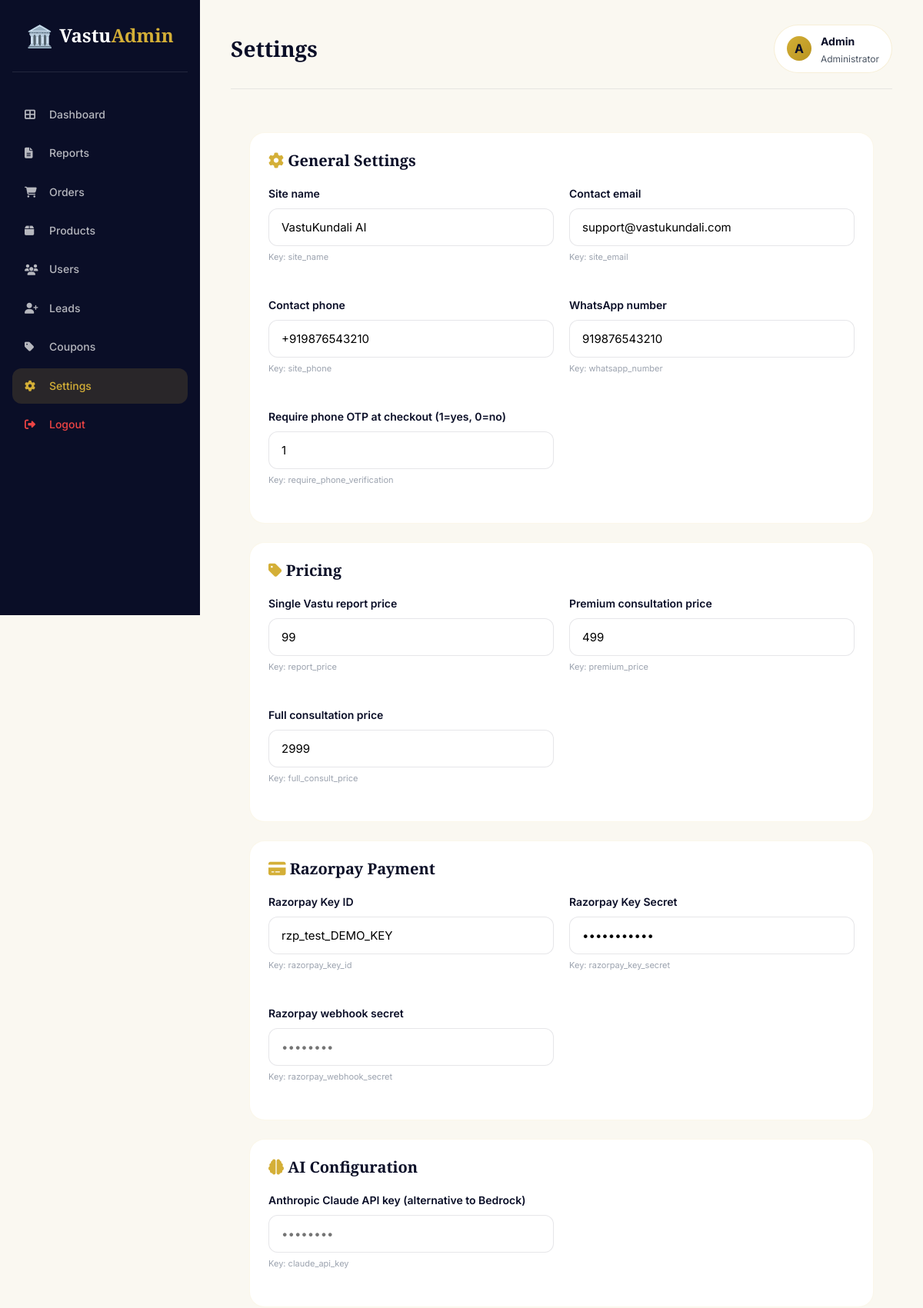
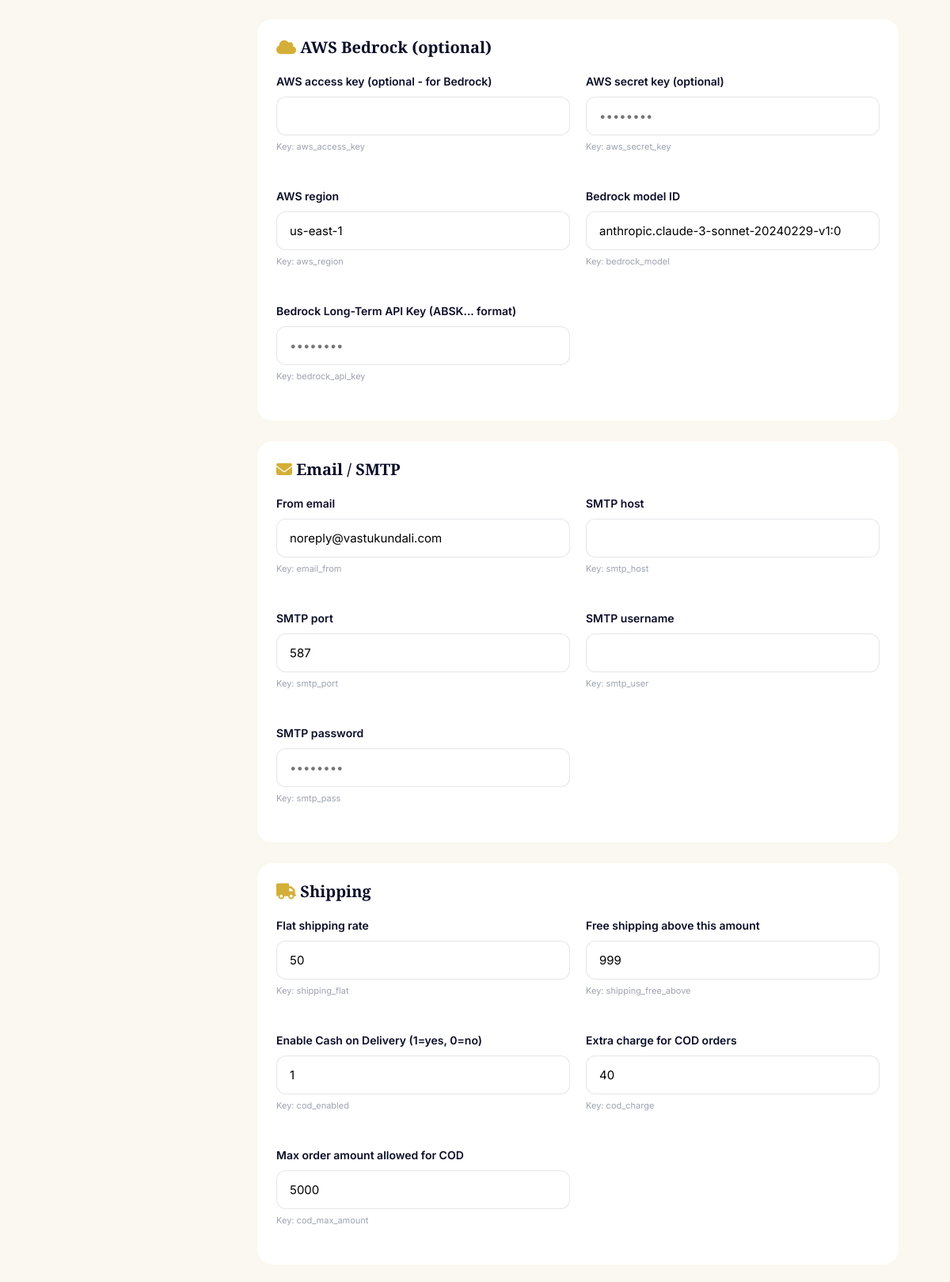
The app's page /backend/admin/settings.php (signed in, upper part) with its own data (2 pictures, top to bottom).
### tables this page shows
CREATE TABLE IF NOT EXISTS users (
    id INT AUTO_INCREMENT PRIMARY KEY,
    name VARCHAR(120) NOT NULL,
    email VARCHAR(160) UNIQUE NOT NULL,
    phone VARCHAR(20),
    city VARCHAR(80),
    password_hash VARCHAR(255),
    role ENUM('user','admin') DEFAULT 'user',
    avatar VARCHAR(255),
    email_verified TINYINT(1) DEFAULT 0,
    phone_verified TINYINT(1) DEFAULT 0,
    last_login DATETIME,
    created_at DATETIME DEFAULT CURRENT_TIMESTAMP,
    updated_at DATETIME DEFAULT CURRENT_TIMESTAMP ON UPDATE CURRENT_TIMESTAMP,
    INDEX idx_email (email),
    INDEX idx_phone (phone)
);

CREATE TABLE IF NOT EXISTS settings (
    id INT AUTO_INCREMENT PRIMARY KEY,
    setting_key VARCHAR(80) UNIQUE NOT NULL,
    setting_value TEXT,
    setting_group VARCHAR(40) DEFAULT 'general',
    description VARCHAR(200),
    updated_at DATETIME DEFAULT CURRENT_TIMESTAMP ON UPDATE CURRENT_TIMESTAMP,
    INDEX idx_key (setting_key),
    INDEX idx_group (setting_group)
);

### backend/includes/auth.php (called while the page is built, shortened)
<?php
function isAdminLoggedIn() {
    return true;
}
function getCurrentAdmin() {
    try {
        return Database::row("SELECT id, name, email, role FROM users WHERE id = ? AND role = 'admin'", [$_SESSION['admin_id']]);
    } catch (Exception $e) {
        return null;
    }
}

### backend/config/database.php (called while the page is built, shortened)
<?php
class Database {
    private static $instance = null;
    private $pdo;
    private function __construct() {
        $dsn = "mysql:host=" . DB_HOST . ";dbname=" . DB_NAME . ";charset=" . DB_CHARSET;
        $options = [
            PDO::ATTR_ERRMODE => PDO::ERRMODE_EXCEPTION,
            PDO::ATTR_DEFAULT_FETCH_MODE => PDO::FETCH_ASSOC,
            PDO::ATTR_EMULATE_PREPARES => false,
        ];
        try {
            $this->pdo = new PDO($dsn, DB_USER, DB_PASS, $options);
        } catch (PDOException $e) {
            if (APP_ENV === 'development') {
                die(json_encode(['success' => false, 'message' => 'DB error: ' . $e->getMessage()]));
            } else {
                die(json_encode(['success' => false, 'message' => 'Database connection failed']));
            }
        }
    }
    public static function getInstance() {
        if (self::$instance === null) {
            self::$instance = new self();
        }
        return self::$instance;
    }
    public function getConnection() {
        return $this->pdo;
    }
    public static function row($sql, $params = []) {
        $stmt = self::getInstance()->getConnection()->prepare($sql);
        $stmt->execute($params);
        return $stmt->fetch();
    }
    public static function all($sql, $params = []) {
        $stmt = self::getInstance()->getConnection()->prepare($sql);
        $stmt->execute($params);
        return $stmt->fetchAll();
    }
}

### backend/admin/settings.php (the view, shortened to what this page needs)
<?php
$pageTitle = 'Settings';
$groups = [
    'general' => ['icon' => 'cog', 'title' => 'General Settings'],
    'pricing' => ['icon' => 'tag', 'title' => 'Pricing'],
    'payment' => ['icon' => 'credit-card', 'title' => 'Razorpay Payment'],
    'ai' => ['icon' => 'brain', 'title' => 'AI Configuration'],
    'aws' => ['icon' => 'cloud', 'title' => 'AWS Bedrock (optional)'],
    'email' => ['icon' => 'envelope', 'title' => 'Email / SMTP'],
    'shipping' => ['icon' => 'truck', 'title' => 'Shipping'],
    'tax' => ['icon' => 'percent', 'title' => 'Tax'],
];
$allSettings = Database::all("SELECT * FROM settings ORDER BY setting_group, id");
$grouped = [];
foreach ($allSettings as $s) {
    $grouped[$s['setting_group']][] = $s;
}
include '_header.php';
?>
<form method="POST">
    <?php foreach ($groups as $groupKey => $groupInfo): ?>
        <div class="admin-card">
            <h2 style="margin-bottom:20px;"><i class="fas fa-<?= $groupInfo['icon'] ?>" style="color:#D4AF37;"></i> <?= $groupInfo['title'] ?></h2>
            <div style="display:grid;grid-template-columns:repeat(2, 1fr);gap:20px;">
                <?php foreach ($grouped[$groupKey] as $s): ?>
                    <div class="form-group">
                        <label><?= htmlspecialchars($s['description'] ?: ucwords(str_replace('_', ' ', $s['setting_key']))) ?></label>
                        <?php
                        $isPassword = (strpos($s['setting_key'], 'secret') !== false) || (strpos($s['setting_key'], 'pass') !== false) || (strpos($s['setting_key'], 'api_key') !== false);
                        $isLong = in_array($s['setting_key'], ['site_description', 'support_message']);
                        ?>
                        <?php if ($isLong): ?>
                            <textarea name="setting_<?= $s['setting_key'] ?>" rows="3"><?= htmlspecialchars($s['setting_value']) ?></textarea>
                        <?php else: ?>
                            <input type="<?= $isPassword ? 'password' : 'text' ?>"
                                   name="setting_<?= $s['setting_key'] ?>"
                                   value="<?= htmlspecialchars($s['setting_value']) ?>"
                                   placeholder="<?= $isPassword ? '••••••••' : '' ?>">
                        <?php endif; ?>
                        <small style="color:#9CA3AF;font-size:11px;">Key: <?= $s['setting_key'] ?></small>
                    </div>
                <?php endforeach; ?>
            </div>
        </div>
    <?php endforeach; ?>
</form>
<?php include '_footer.php'; ?>

### backend/admin/_header.php (shortened to what this page needs)
<?php
$currentAdmin = getCurrentAdmin();
$currentPage = basename($_SERVER['SCRIPT_NAME'], '.php');
?>
<!DOCTYPE html>
<html lang="en">
<head>
    <link rel="stylesheet" href="https://cdnjs.cloudflare.com/ajax/libs/font-awesome/6.4.0/css/all.min.css">
    <link rel="stylesheet" href="../../frontend/css/style.css">
    <link rel="stylesheet" href="../../frontend/css/animations.css">
</head>
<body>
<div class="admin-layout">
    <aside class="admin-sidebar">
        <div class="logo">
            <span class="logo-icon">🏛️</span>
            <span class="logo-text">Vastu<span class="gold">Admin</span></span>
        </div>
        <nav class="admin-nav">
            <a href="dashboard.php" class="<?= $currentPage === 'dashboard' ? 'active' : '' ?>"><i class="fas fa-th-large"></i> Dashboard</a>
            <a href="reports.php" class="<?= $currentPage === 'reports' ? 'active' : '' ?>"><i class="fas fa-file-alt"></i> Reports</a>
            <a href="orders.php" class="<?= $currentPage === 'orders' ? 'active' : '' ?>"><i class="fas fa-shopping-cart"></i> Orders</a>
            <a href="products.php" class="<?= $currentPage === 'products' || $currentPage === 'product_edit' ? 'active' : '' ?>"><i class="fas fa-box"></i> Products</a>
            <a href="users.php" class="<?= $currentPage === 'users' ? 'active' : '' ?>"><i class="fas fa-users"></i> Users</a>
            <a href="leads.php" class="<?= $currentPage === 'leads' ? 'active' : '' ?>"><i class="fas fa-user-plus"></i> Leads</a>
            <a href="coupons.php" class="<?= $currentPage === 'coupons' ? 'active' : '' ?>"><i class="fas fa-tag"></i> Coupons</a>
            <a href="settings.php" class="<?= $currentPage === 'settings' ? 'active' : '' ?>"><i class="fas fa-cog"></i> Settings</a>
            <a href="logout.php" style="margin-top: auto; color: #EF4444;"><i class="fas fa-sign-out-alt"></i> Logout</a>
        </nav>
    </aside>
    <main class="admin-main">
        <div class="admin-topbar">
            <h1><?= htmlspecialchars($pageTitle) ?></h1>
            <div class="user-menu">
                <div style="width: 32px; height: 32px; background: linear-gradient(135deg, #D4AF37, #B8941F); border-radius: 50%; display: flex; align-items: center; justify-content: center; color: #0A0E27; font-weight: 700;">
                    <?= strtoupper(substr($currentAdmin['name'] ?? 'A', 0, 1)) ?>
                </div>
                <div>
                    <strong style="font-size: 14px;"><?= htmlspecialchars($currentAdmin['name'] ?? 'Admin') ?></strong>
                    <div style="font-size: 12px; color: #4B5563;">Administrator</div>
                </div>
            </div>
        </div>
        <div class="admin-content">

### frontend/css/style.css (style rules this page uses)
:root { --gold: #D4AF37; --gold-light: #F4E4A6; --gold-dark: #B8941F; --gold-gradient: linear-gradient(135deg, #D4AF37 0%, #F4E4A6 50%, #D4AF37 100%); --dark: #0A0E27; --dark-2: #131938; --dark-3: #1E2548; --white: #FFFFFF; --off-white: #FAF8F1; --cream: #FFF9E6; --gray-100: #F5F5F5; --gray-200: #E5E5E5; --gray-400: #9CA3AF; --gray-600: #4B5563; --gray-800: #1F2937; --success: #10B981; --danger: #EF4444; --warning: #F59E0B; --info: #3B82F6; --shadow-sm: 0 2px 8px rgba(10, 14, 39, 0.08); --shadow-md: 0 8px 24px rgba(10, 14, 39, 0.12); --shadow-lg: 0 16px 48px rgba(10, 14, 39, 0.18); --shadow-gold: 0 8px 32px rgba(212, 175, 55, 0.25); --radius-sm: 8px; --radius-md: 12px; --radius-lg: 20px; --radius-xl: 28px; --transition: all 0.3s cubic-bezier(0.4, 0, 0.2, 1); --font-display: 'Playfair Display', Georgia, serif; --font-body: 'Inter', -apple-system, BlinkMacSystemFont, sans-serif; }
* { margin: 0; padding: 0; box-sizing: border-box; }
html { scroll-behavior: smooth; }
body { font-family: var(--font-body); color: var(--dark); background: var(--off-white); line-height: 1.6; overflow-x: hidden; -webkit-font-smoothing: antialiased; }
a { color: inherit; text-decoration: none; }
h1, h2, h3, h4, h5 { font-family: var(--font-display); font-weight: 700; line-height: 1.2; color: var(--dark); }
.gold { color: var(--gold); }
.logo { display: flex; align-items: center; gap: 8px; font-family: var(--font-display); font-size: 24px; font-weight: 700; color: var(--dark); }
.logo-icon { font-size: 28px; }

### frontend/css/animations.css (style rules this page uses)
.form-group { margin-bottom: 20px; }
.form-group label { display: block; font-weight: 600; margin-bottom: 8px; font-size: 14px; color: var(--dark); }
.form-group input, .form-group select, .form-group textarea { width: 100%; padding: 14px 16px; border: 1.5px solid rgba(10, 14, 39, 0.1); border-radius: var(--radius-md); font-size: 15px; font-family: inherit; transition: var(--transition); background: var(--white); }
.admin-layout { min-height: 100vh; position: relative; }
.admin-sidebar { background: var(--dark); color: var(--white); padding: 24px 16px; position: fixed; top: 0; left: 0; width: 260px; height: 100vh; overflow-y: auto; z-index: 100; }
.admin-sidebar .logo { color: var(--white); justify-content: center; margin-bottom: 32px; padding-bottom: 24px; border-bottom: 1px solid rgba(255, 255, 255, 0.1); }
.admin-sidebar .logo .logo-text { color: var(--white); }
.admin-nav { display: flex; flex-direction: column; gap: 4px; }
.admin-nav a { display: flex; align-items: center; gap: 12px; padding: 12px 16px; color: rgba(255, 255, 255, 0.7); border-radius: var(--radius-md); transition: var(--transition); font-size: 14px; font-weight: 500; }
.admin-nav a:hover, .admin-nav a.active { background: rgba(212, 175, 55, 0.15); color: var(--gold); }
.admin-nav a i { width: 20px; }
.admin-main { margin-left: 260px; padding: 32px 40px; background: var(--off-white); min-height: 100vh; }
.admin-main .form-group input, .admin-main .form-group select, .admin-main .form-group textarea { min-width: 0; width: 100%; }
.admin-topbar { display: flex; justify-content: space-between; align-items: center; margin-bottom: 32px; padding-bottom: 20px; border-bottom: 1px solid rgba(10, 14, 39, 0.08); }
.admin-topbar h1 { font-size: 28px; }
.admin-topbar .user-menu { display: flex; align-items: center; gap: 12px; background: var(--white); padding: 8px 16px; border-radius: 100px; border: 1px solid rgba(212, 175, 55, 0.2); }
.admin-card { background: var(--white); border-radius: var(--radius-lg); padding: 24px; margin-bottom: 24px; border: 1px solid rgba(212, 175, 55, 0.1); }
.admin-card h2 { font-size: 20px; margin-bottom: 20px; }

### backend/admin/_header.php (style rules this page uses)
body { background: #FAF8F1; }
.admin-content { padding: 24px; }

### records on screen
users: name "A", name "Admin"
settings: description "Site name", setting_value "VastuKundali AI", setting_key "site_name"
settings: description "Contact email", setting_value "support@vastukundali.com", setting_key "site_email"
settings: description "Contact phone", setting_value "+919876543210", setting_key "site_phone"
settings: description "WhatsApp number", setting_value "919876543210", setting_key "whatsapp_number"
settings: description "Require phone OTP at checkout (1=yes, 0=no)", setting_value "1", setting_key "require_phone_verification"
settings: description "Single Vastu report price", setting_value "99", setting_key "report_price"
settings: description "Premium consultation price", setting_value "499", setting_key "premium_price"
settings: description "Full consultation price", setting_value "2999", setting_key "full_consult_price"
settings: description "Razorpay Key ID", setting_value "rzp_test_DEMO_KEY", setting_key "razorpay_key_id"
settings: description "Razorpay Key Secret", setting_key "razorpay_key_secret"
settings: description "Razorpay webhook secret", setting_key "razorpay_webhook_secret"
settings: description "Anthropic Claude API key (alternative to Bedrock)", setting_key "claude_api_key"
settings: description "AWS access key (optional - for Bedrock)", setting_key "aws_access_key"
settings: description "AWS secret key (optional)", setting_key "aws_secret_key"
settings: description "AWS region", setting_value "us-east-1", setting_key "aws_region"
settings: description "Bedrock model ID", setting_value "anthropic.claude-3-sonnet-20240229-v1:0", setting_key "bedrock_model"
settings: description "Bedrock Long-Term API Key (ABSK... format)", setting_key "bedrock_api_key"
settings: description "From email", setting_value "noreply@vastukundali.com", setting_key "email_from"
settings: description "SMTP host", setting_key "smtp_host"
settings: description "SMTP port", setting_value "587", setting_key "smtp_port"
settings: description "SMTP username", setting_key "smtp_user"
settings: description "SMTP password", setting_key "smtp_pass"
settings: description "Flat shipping rate", setting_value "50", setting_key "shipping_flat"
settings: description "Free shipping above this amount", setting_value "999", setting_key "shipping_free_above"
settings: description "Enable Cash on Delivery (1=yes, 0=no)", setting_value "1", setting_key "cod_enabled"
settings: description "Extra charge for COD orders", setting_value "40", setting_key "cod_charge"
settings: description "Max order amount allowed for COD", setting_value "5000", setting_key "cod_max_amount"

### other values on screen
$pageTitle "Settings"
$groupInfo['title'] "General Settings"
$groupInfo['title'] "Pricing"
$groupInfo['title'] "Razorpay Payment"
$groupInfo['title'] "AI Configuration"
$groupInfo['title'] "AWS Bedrock (optional)"
$groupInfo['title'] "Email / SMTP"
$groupInfo['title'] "Shipping"
